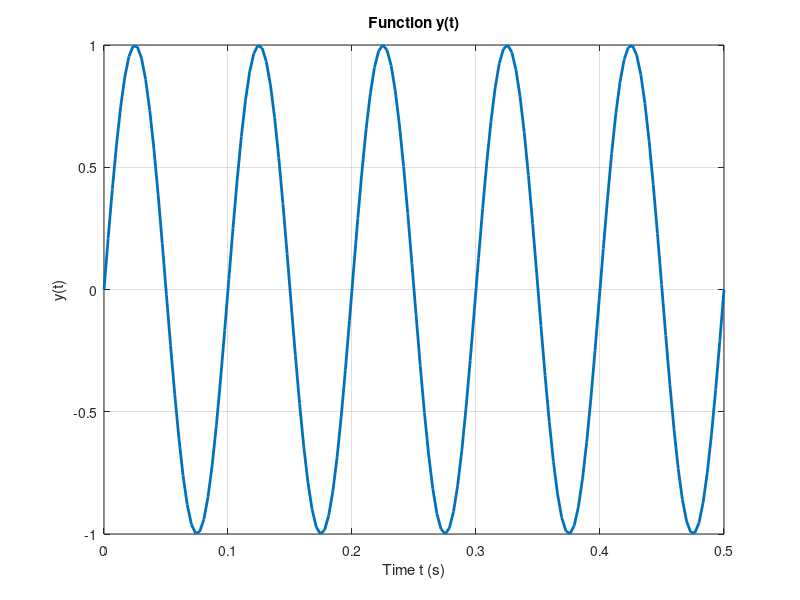
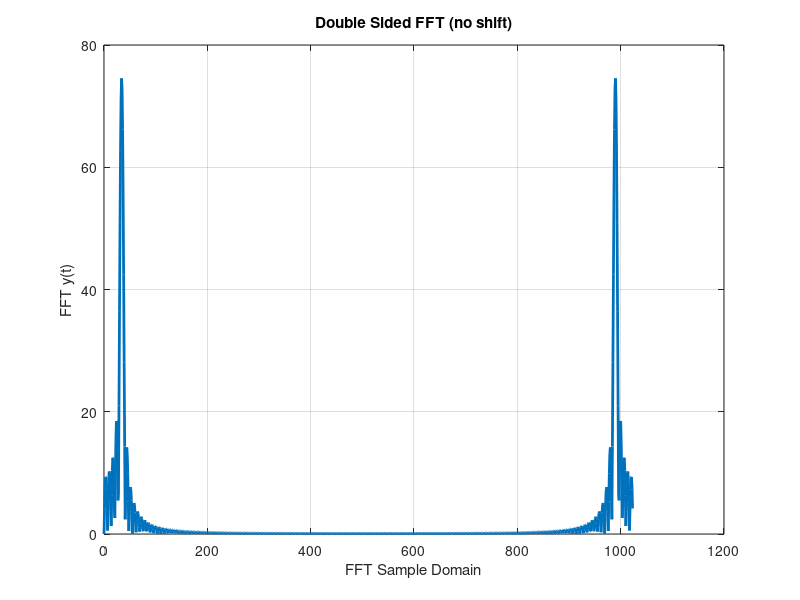
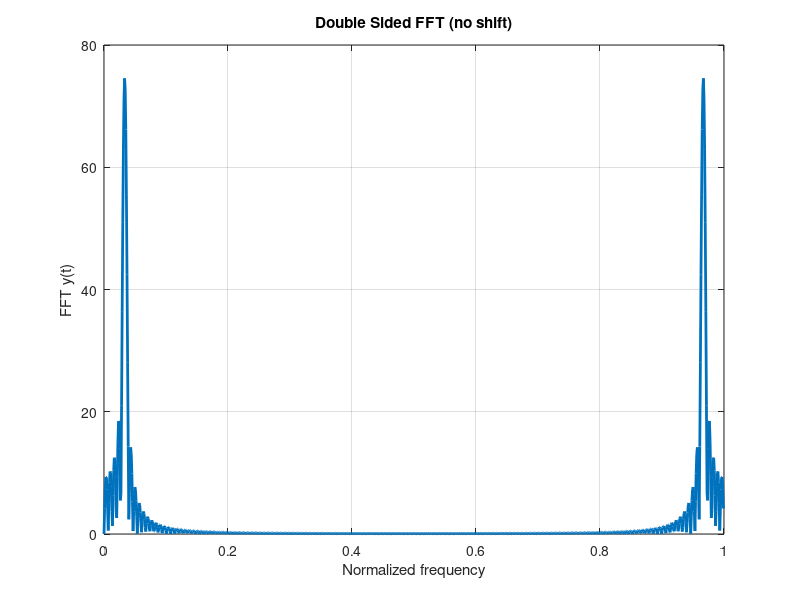
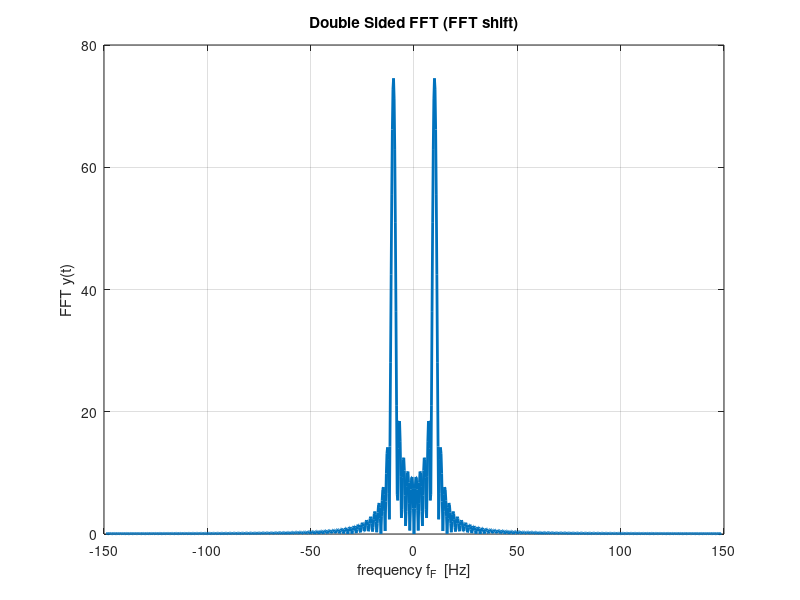

Recreate these plots in MATLAB, in order.
% math_fft_01.m

% Fast Fourier Transform: decomposing a time series into
%  frequency components

% Ian Cooper
% email: ian.cooper@sydney.edu.au
% School of Physics, University of Sydney
% 180712 / Matlab version R2018a

% DOING PHYSICS WITH MATLAB 
%    ../mphome.htm

%clear 
close all
%clc

% INPUTS / FUNCTION y(t) ==============================================

f = 10; T = 1/f;
nT = 150;
tMax = 5*T;
xT = linspace(0,tMax,nT);
yT = sin(2*pi*f*xT) ;%+ sin(2*pi*100*xT) + 0.5*sin(2*pi*200*xT);
%yT(yT > 0) = 1;
%yT(yT<0) = -1;

TS = xT(2) - xT(1);
fS = 1/TS;


nF = 1024;
yF = fft(yT,nF);
%nVals = 0:nF-1;
xF = 0:length(yF)-1;

  
  


% Generate the plot, title and labels.
figure(1);
   pos = [0.05 0.05 0.25 0.25];
   set(gcf,'Units','normalized');
   set(gcf,'Position',pos);
   set(gcf,'color','w');
   xP = xT; yP = yT;
   plot(xP,yP,'lineWidth',2);
   title('Function y(t)')
   xlabel('Time t (s)')
   ylabel('y(t)')
   grid on

figure(2);
   pos = [0.31 0.05 0.25 0.25];
   set(gcf,'Units','normalized');
   set(gcf,'Position',pos);
   set(gcf,'color','w');
   xP = xF; yP = abs(yF);
   plot(xP,yP,'lineWidth',2);
   title('Double Sided FFT (no shift)');
   xlabel('FFT Sample Domain');
   ylabel('FFT y(t)');
   grid on
 
figure(3);
   pos = [0.57 0.05 0.25 0.25];
   set(gcf,'Units','normalized');
   set(gcf,'Position',pos);
   set(gcf,'color','w');
   xP = xF./nF; yP = abs(yF);
   plot(xP,yP,'lineWidth',2);
   title('Double Sided FFT (no shift)');
   xlabel('Normalized frequency');
   ylabel('FFT y(t)');
   grid on   
   
figure(4);
   pos = [0.05 0.38 0.25 0.25];
   set(gcf,'Units','normalized');
   set(gcf,'Position',pos);
   set(gcf,'color','w');
   xP = fS.*(-nF/2:nF/2-1)./nF;
   yP = abs(fftshift(yF));
   plot(xP,yP,'lineWidth',2);
   title('Double Sided FFT (FFT shift)');
   xlabel('frequency f_F  [Hz]');
   ylabel('FFT y(t)');
   grid on 
   
% figure(5);
%    pos = [0.31 0.38 0.25 0.25];
%    set(gcf,'Units','normalized');
%    set(gcf,'Position',pos);
%    set(gcf,'color','w');
%    xP = fS.*(-nF/2:nF/2-1)./nF;
%    yP = real(fftshift(yF));
%    xP = xP(1+nF/2:nF);
%    yP = yP(1+nF/2:nF);
%    plot(xP,yP,'lineWidth',2);
%    title('Double Sided FFT (FFT shift)');
%    xlabel('frequency f_F  [Hz]');
%    ylabel('FFT y(t)');
%    grid on    

figure(5);
   pos = [0.31 0.38 0.25 0.25];
   set(gcf,'Units','normalized');
   set(gcf,'Position',pos);
   set(gcf,'color','w');
   xP = fS.*(-nF/2:nF/2-1)./nF;
   yP = fftshift(yF);
   yP = conj(yP).*yP ./ (nF*length(yT));
   xP = xP(1+nF/2:nF);
   yP = yP(1+nF/2:nF);
   plot(xP,yP,'lineWidth',2);
   title('Double Sided FFT (FFT shift)');
   xlabel('frequency f_F  [Hz]');
   ylabel('Power Spectrum');
   grid on   
   
figure(6)
   pos = [0.57 0.38 0.25 0.25];
   set(gcf,'Units','normalized');
   set(gcf,'Position',pos);
   set(gcf,'color','w');
%    xP = fS.*(-nF/2:nF/2-1)./nF;
%    yP = real(fftshift(yF));
%    yP = conj(yP).*yP ./ (nF*length(yT));
%    xP = xP(1+nF/2:nF);
%    yP = yP(1+nF/2:nF);
   yP = 10.*log10(yP);
   plot(xP,yP,'lineWidth',2);
   title('Double Sided FFT (FFT shift)');
   xlabel('frequency f_F  [Hz]');
   ylabel('Normalized Power Spectrum');
   grid on     
   
